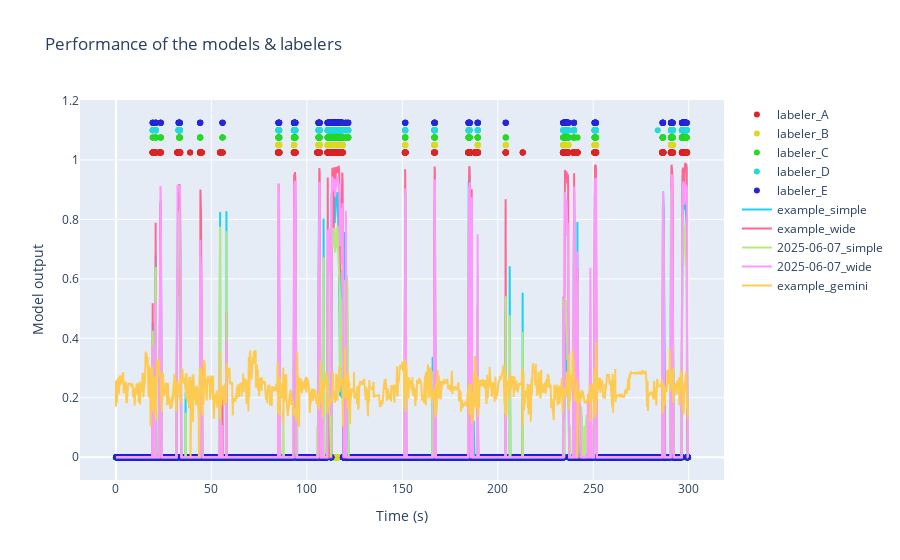

Source (notebook cell):
### Markdown cell above
Also, we can see both the models and the labelers performance on an example video

### Code cell
example_folder_path = base / r'examples\colabeled_video'

labelers_example = {
    "labeler_A": "Example_labeler_A.csv",
    "labeler_B": "Example_labeler_B.csv",
    "labeler_C": "Example_labeler_C.csv",
    "labeler_D": "Example_labeler_D.csv",
    "labeler_E": "Example_labeler_E.csv"
}

rst.plot_performance_on_video(example_folder_path, model_paths, labelers_example, fps = 25, 
                              bodyparts = ['nose', 'left_ear', 'right_ear', 'head', 'neck', 'body'], 
                              targets = ['obj_1', 'obj_2'], plot_tgt = "obj_2")

### Figure 1 — Plotly figure (JSON) as saved in the notebook; plotly's stock layout.template omitted (floating-point values rounded to 4 significant figures; data arrays with more than 128 entries replaced by an {"elided": "..."} marker saying what was removed)
{"data": [{"marker": {"color": "hsl(0, 70%, 50%)"}, "mode": "markers", "name": "labeler_A", "type": "scatter", "x": {"elided": "7493 float values"}, "y": {"elided": "7493 float values"}}, {"marker": {"color": "hsl(60, 70%, 50%)"}, "mode": "markers", "name": "labeler_B", "type": "scatter", "x": {"elided": "7493 float values"}, "y": {"elided": "7493 float values"}}, {"marker": {"color": "hsl(120, 70%, 50%)"}, "mode": "markers", "name": "labeler_C", "type": "scatter", "x": {"elided": "7493 float values"}, "y": {"elided": "7493 float values"}}, {"marker": {"color": "hsl(180, 70%, 50%)"}, "mode": "markers", "name": "labeler_D", "type": "scatter", "x": {"elided": "7493 float values"}, "y": {"elided": "7493 float values"}}, {"marker": {"color": "hsl(240, 70%, 50%)"}, "mode": "markers", "name": "labeler_E", "type": "scatter", "x": {"elided": "7493 float values"}, "y": {"elided": "7493 float values"}}, {"line": {"width": 2}, "mode": "lines", "name": "example_simple", "type": "scatter", "x": {"elided": "7493 float values"}, "y": {"elided": "7493 float values"}}, {"line": {"width": 2}, "mode": "lines", "name": "example_wide", "type": "scatter", "x": {"elided": "7493 float values"}, "y": {"elided": "7493 float values"}}, {"line": {"width": 2}, "mode": "lines", "name": "2025-06-07_simple", "type": "scatter", "x": {"elided": "7493 float values"}, "y": {"elided": "7493 float values"}}, {"line": {"width": 2}, "mode": "lines", "name": "2025-06-07_wide", "type": "scatter", "x": {"elided": "7493 float values"}, "y": {"elided": "7493 float values"}}, {"line": {"width": 2}, "mode": "lines", "name": "example_gemini", "type": "scatter", "x": {"elided": "7493 float values"}, "y": {"elided": "7493 float values"}}], "layout": {"showlegend": true, "title": {"text": "Performance of the models & labelers"}, "xaxis": {"title": {"text": "Time (s)"}}, "yaxis": {"title": {"text": "Model output"}}}}
